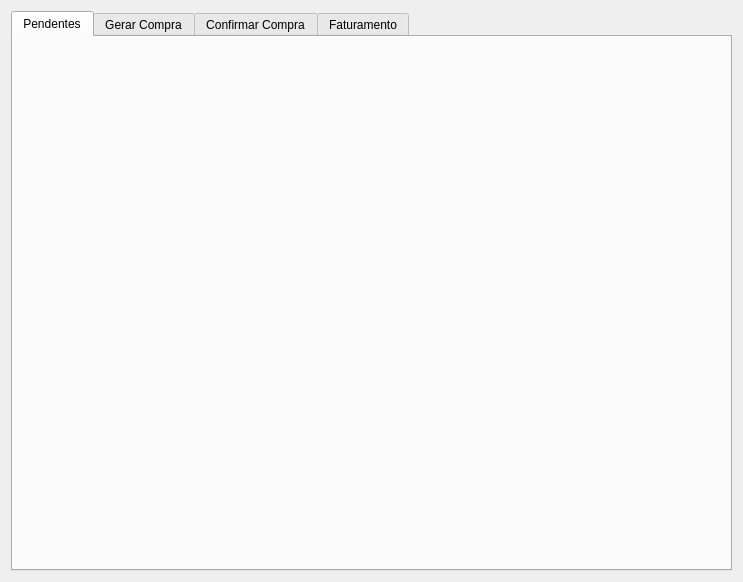
<?xml version="1.0" encoding="UTF-8"?>
<ui version="4.0">
 <class>WidgetCompra</class>
 <widget class="QWidget" name="WidgetCompra">
  <property name="geometry">
   <rect>
    <x>0</x>
    <y>0</y>
    <width>743</width>
    <height>582</height>
   </rect>
  </property>
  <property name="windowTitle">
   <string>Form</string>
  </property>
  <layout class="QGridLayout" name="gridLayout_2">
   <item row="0" column="0">
    <widget class="QTabWidget" name="tabWidget">
     <property name="currentIndex">
      <number>0</number>
     </property>
     <widget class="QWidget" name="tab_4">
      <attribute name="title">
       <string>Pendentes</string>
      </attribute>
      <layout class="QGridLayout" name="gridLayout">
       <item row="0" column="0">
        <widget class="WidgetCompraPendentes" name="widgetPendentes" native="true"/>
       </item>
      </layout>
     </widget>
     <widget class="QWidget" name="tab_5">
      <attribute name="title">
       <string>Gerar Compra</string>
      </attribute>
      <layout class="QGridLayout" name="gridLayout_3">
       <item row="0" column="0">
        <widget class="WidgetCompraGerar" name="widgetGerar" native="true"/>
       </item>
      </layout>
     </widget>
     <widget class="QWidget" name="tab_6">
      <attribute name="title">
       <string>Confirmar Compra</string>
      </attribute>
      <layout class="QGridLayout" name="gridLayout_6">
       <item row="0" column="0">
        <widget class="WidgetCompraConfirmar" name="widgetConfirmar" native="true"/>
       </item>
      </layout>
     </widget>
     <widget class="QWidget" name="tab_7">
      <attribute name="title">
       <string>Faturamento</string>
      </attribute>
      <layout class="QGridLayout" name="gridLayout_9">
       <item row="0" column="0">
        <widget class="WidgetCompraFaturar" name="widgetFaturar" native="true"/>
       </item>
      </layout>
     </widget>
    </widget>
   </item>
  </layout>
 </widget>
 <customwidgets>
  <customwidget>
   <class>WidgetCompraGerar</class>
   <extends>QWidget</extends>
   <header>src/widgetcompragerar.h</header>
   <container>1</container>
  </customwidget>
  <customwidget>
   <class>WidgetCompraConfirmar</class>
   <extends>QWidget</extends>
   <header>src/widgetcompraconfirmar.h</header>
   <container>1</container>
  </customwidget>
  <customwidget>
   <class>WidgetCompraFaturar</class>
   <extends>QWidget</extends>
   <header>src/widgetcomprafaturar.h</header>
   <container>1</container>
  </customwidget>
  <customwidget>
   <class>WidgetCompraPendentes</class>
   <extends>QWidget</extends>
   <header>src/widgetcomprapendentes.h</header>
   <container>1</container>
  </customwidget>
 </customwidgets>
 <resources/>
 <connections/>
</ui>
